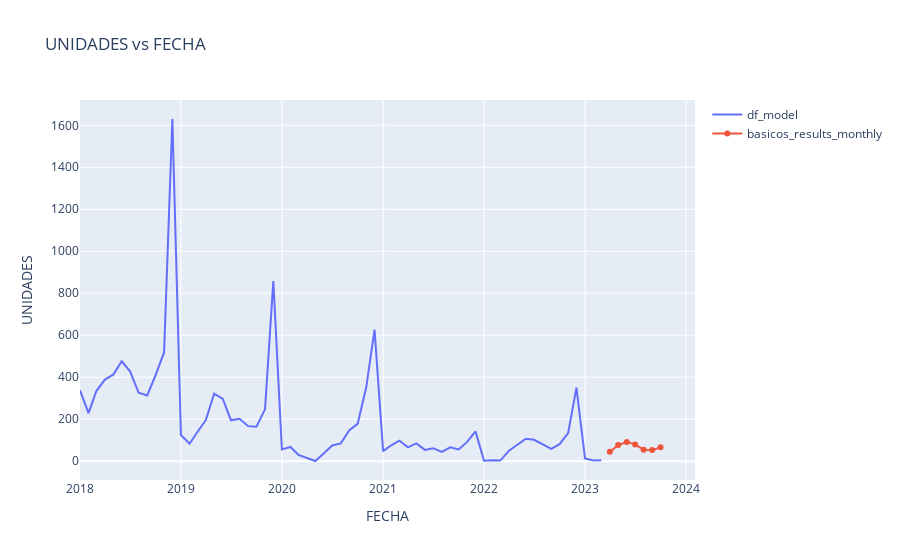

This figure's notebook cell:
### Code cell
import plotly.graph_objs as go

# Assuming df_model and basicos_results_monthly are your DataFrames
fig = go.Figure()

# Add a trace for the UNIDADES column of df_model
fig.add_trace(
    go.Scatter(x=df_model.FECHA, y=df_model['UNIDADES'], name='df_model')
)

# Add a trace for the UNIDADES column of basicos_results_monthly
fig.add_trace(
    go.Scatter(x=basicos_results_monthly.index, y=basicos_results_monthly['UNIDADES'], name='basicos_results_monthly')
)

# Set the title and axis labels
fig.update_layout(
    title='UNIDADES vs FECHA',
    xaxis_title='FECHA',
    yaxis_title='UNIDADES'
)

# Show the plot
fig.show()

### Figure 1 — Plotly figure (JSON) as saved in the notebook; plotly's stock layout.template omitted (floating-point values rounded to 4 significant figures)
{"data": [{"name": "df_model", "type": "scatter", "x": ["2018-01-01T00:00:00", "2018-02-01T00:00:00", "2018-03-01T00:00:00", "2018-04-01T00:00:00", "2018-05-01T00:00:00", "2018-06-01T00:00:00", "2018-07-01T00:00:00", "2018-08-01T00:00:00", "2018-09-01T00:00:00", "2018-10-01T00:00:00", "2018-11-01T00:00:00", "2018-12-01T00:00:00", "2019-01-01T00:00:00", "2019-02-01T00:00:00", "2019-03-01T00:00:00", "2019-04-01T00:00:00", "2019-05-01T00:00:00", "2019-06-01T00:00:00", "2019-07-01T00:00:00", "2019-08-01T00:00:00", "2019-09-01T00:00:00", "2019-10-01T00:00:00", "2019-11-01T00:00:00", "2019-12-01T00:00:00", "2020-01-01T00:00:00", "2020-02-01T00:00:00", "2020-03-01T00:00:00", "2020-05-01T00:00:00", "2020-06-01T00:00:00", "2020-07-01T00:00:00", "2020-08-01T00:00:00", "2020-09-01T00:00:00", "2020-10-01T00:00:00", "2020-11-01T00:00:00", "2020-12-01T00:00:00", "2021-01-01T00:00:00", "2021-02-01T00:00:00", "2021-03-01T00:00:00", "2021-04-01T00:00:00", "2021-05-01T00:00:00", "2021-06-01T00:00:00", "2021-07-01T00:00:00", "2021-08-01T00:00:00", "2021-09-01T00:00:00", "2021-10-01T00:00:00", "2021-11-01T00:00:00", "2021-12-01T00:00:00", "2022-01-01T00:00:00", "2022-02-01T00:00:00", "2022-03-01T00:00:00", "2022-04-01T00:00:00", "2022-05-01T00:00:00", "2022-06-01T00:00:00", "2022-07-01T00:00:00", "2022-08-01T00:00:00", "2022-09-01T00:00:00", "2022-10-01T00:00:00", "2022-11-01T00:00:00", "2022-12-01T00:00:00", "2023-01-01T00:00:00", "2023-02-01T00:00:00", "2023-03-01T00:00:00"], "y": [337, 229, 334, 389, 412, 476, 428, 326, 313, 409, 518, 1630, 125, 83, 138, 196, 321, 298, 195, 202, 167, 164, 247, 858, 56, 68, 30, 1, 38, 75, 85, 148, 178, 352, 627, 48, 77, 98, 66, 85, 54, 62, 44, 66, 56, 92, 142, 2, 4, 3, 50, 76, 107, 102, 79, 59, 81, 134, 350, 13, 3, 5]}, {"name": "basicos_results_monthly", "type": "scatter", "x": ["2023-04-01T00:00:00", "2023-05-01T00:00:00", "2023-06-01T00:00:00", "2023-07-01T00:00:00", "2023-08-01T00:00:00", "2023-09-01T00:00:00", "2023-10-01T00:00:00"], "y": [45, 77, 91, 80, 55, 53, 66]}], "layout": {"title": {"text": "UNIDADES vs FECHA"}, "xaxis": {"title": {"text": "FECHA"}}, "yaxis": {"title": {"text": "UNIDADES"}}}}
